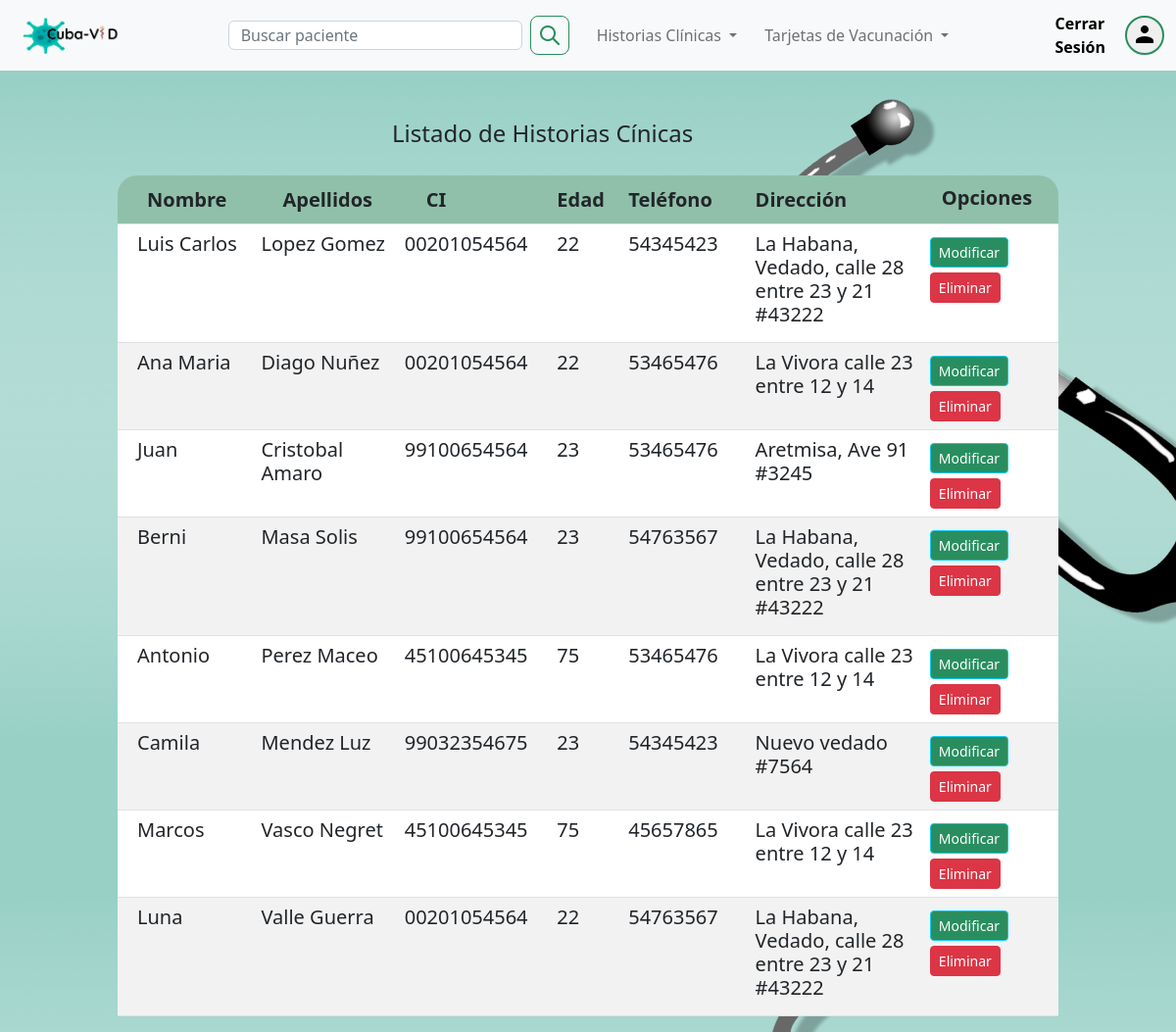
Page /listaHC/ (signed in) on the committed database.
### app/models.py (models this page shows, shortened)
class HC(models.Model):
    nombre = models.CharField(max_length=30)
    apellidos = models.CharField(max_length=30)
    CI = models.CharField(max_length=11)
    edad = models.IntegerField()
    sexo = models.IntegerField(choices=opciones_sexo)
    telefono = models.CharField(max_length=10)
    direccion = models.CharField(max_length=50)
    descripcion = models.TextField()

### app/views.py (the view)
# urls.py: path('listaHC/', listaHC, name="listaHC"),
@permission_required('app.view_hc')
def listaHC(request):
    historias = HC.objects.all()
    data = {
        'historias': historias
    }
    return render(request, 'app/listarHistoriaClinica.html', data)

### app/templates/app/listarHistoriaClinica.html (shortened to what this page needs)
{% extends 'app/base.html' %}
{% load static %}
{% block contenido %}
{% block css %}
<link rel="stylesheet" href="/CubaVID/app/static/app/css/Crear_HC.css">
<link href="https://cdn.jsdelivr.net/npm/bootstrap@5.2.2/dist/css/bootstrap.min.css" rel="stylesheet">
{% endblock %}
<body style="background-color: #b7eeea;">
<div class="title_conteiner" style="display: grid; grid-template-columns: 1fr 1fr 2fr 1fr 1fr;">
    <h4 style="margin-top: 50px; grid-area: 1/3/2/4; ">Listado de Historias Cínicas</h4>
  </div>
   <div class="story_list" style="display: grid; grid-template-columns: 1fr 4fr 4fr 1fr;">
      <table class="table table-striped table-hover table-responsive-sm" style="margin-top: 20px; grid-area: 2/2/4/4;">
        <tr>
            <th class="fila_one" style="font-size: 20px; height: 50px; padding-top: 10px; width: 200px; padding-left: 30px; background-color: #98cab3; border-top-left-radius: 20px;">Nombre</th>
            <th class="fila_one" style="font-size: 20px; height: 50px; padding-top: 10px;width: 200px; padding-left: 30px; background-color: #98cab3;">Apellidos</th>
            <th class="fila_one"style="font-size: 20px; height: 50px; padding-top: 10px;width: 200px; padding-left: 30px; background-color: #98cab3;">CI</th>
            <th class="fila_one" style="font-size: 20px; height: 50px; padding-top: 10px;width: 100px; background-color: #98cab3;">Edad</th>
            <th class="fila_one" style="font-size: 20px; height: 50px; padding-top: 10px;width: 200px;background-color: #98cab3;">Teléfono</th>
            <th class="fila_one" style="font-size: 20px; height: 50px; padding-top: 10px;width: 400px;background-color: #98cab3; ">Dirección</th>
            {% if perms.app.change_hc %}
            <th class="fila_one" style="padding-left: 10px; font-size: 20px; height: 50px; padding-left: 20px;width: 200px;background-color: #98cab3; border-top-right-radius: 20px;">Opciones</th>
            {% endif %}
        </tr>
        {% for p in historias %}
        <tr>
            <td style=" height: 50px; font-size: 18px; padding-left: 20px;background-color: white;"><h5>{{ p.nombre | title }}</h5></td>
            <td style="height: 50px; font-size: 18px; background-color: white;"><h5>{{ p.apellidos | title }}</h5></td>
            <td style="height: 50px; font-size: 18px; background-color: white;"><h5>{{ p.CI }}</h5></td>
            <td style="height: 50px; font-size: 18px; background-color: white;"><h5>{{ p.edad }}</h5></td>
            <td style="height: 50px; font-size: 18px; background-color: white;"><h5>{{p.telefono}}</h5></td>
            <td style="height: 50px; font-size: 18px; background-color: white;"><h5>{{p.direccion}}</h5></td>
            {% if perms.app.change_hc %}
            <td  style="height: 50px; font-size: 18px; background-color: white;">
              <a href="{% url 'modificarHC' p.id %}" class="btn btn-info btn-sm"style="background-color:  hsl(152, 55%, 36%);margin-top: 5px; color: white;">Modificar</a>
            {% endif %}
            {% if perms.app.delete_hc %}
              <a href="#" onclick="eliminarHC({{p.id}})" class="btn btn-danger btn-sm" style="margin-top: 5px;">Eliminar</a>
            {% endif %}
            </td>
        </tr>
        {% endfor %}
      </table>
   </div>
  </body>
{% endblock %}

### app/templates/app/base.html (shortened to what this page needs)
<!DOCTYPE html>
<html lang="en">
<head>
    {% load static %}
    <link href="https://cdn.jsdelivr.net/npm/bootstrap@5.0.2/dist/css/bootstrap.min.css" rel="stylesheet">
    {% block css %}
    {% endblock %}
    <link rel="stylesheet" href="{% static 'app/css/style.css' %}">
</head>
<body class="body_princial_page" style="background-color: #b7eeea;">
  <section class="form-principal">
    <nav class="navbar navbar-expand-lg navbar-light bg-light">
      <div class="container-fluid">
        <a href="{% url 'home' %}"><img class="logo" src="{% static 'app/img/Logo.png' %}" alt="logo"></a>
            <div class="container-fluid navbar">
              <form class="d-flex" role="search">
                <input class="form-control me-2" type="search" placeholder="Buscar paciente" aria-label="Search">
                <button class="button_search"><img src="{% static 'app/icons/search_green.png' %}" alt=""></button>
              </form>
            </div>
        <div class="collapse navbar-collapse" id="navbarNavDarkDropdown" style="margin-right: 100px;">
          <ul class="navbar-nav">
            <li class="nav-item dropdown">
              <a class="nav-link dropdown-toggle" href="#" role="button" data-bs-toggle="dropdown" aria-expanded="false" style="padding-right: 20px;">
                Historias Clínicas
              </a>
            </li>
          </ul>
          <ul class="navbar-nav">
            <li class="nav-item dropdown">
              {% if perms.app.add_tv %}
              <a class="nav-link dropdown-toggle" href="#" role="button" data-bs-toggle="dropdown" aria-expanded="false">
                Tarjetas de Vacunación
                {% endif %}
              </a>
            </li>
          </ul>
        </div>
      {% if user.is_authenticated %}
      <li style="list-style: none;">
        <a href="{% url 'logout' %}" style="text-decoration: none;color: black; padding-right: 20px; font-weight: 600;">Cerrar Sesión</a>
      </li>
      <li style="list-style: none;">
        <button class="account_button"><a href="{% url 'profile' %}" style="text-decoration: none;"><img src="{% static 'app/icons/icons8-user-24.png' %}" style="padding-bottom: 5px;" alt=""></a></button></div>
      {% endif %}
    </nav>
  </section>
  <div class="contenedor_pag_principal">
    {% block contenido %}
    {% endblock %}
  </div>
</body>
</html>

### app/static/app/css/Crear_HC.css (style rules this page uses)
* { margin: 0; padding: 0; box-sizing: border-box; }
.logo { width: 100px; margin-left: 10px; margin-right: 10px; }
.container-fluid .navbar { display: flex; align-items: center; justify-content: flex-end; }
.container-fluid .navbar .d-flex { margin-right: 20px; }
.container-fluid .navbar .d-flex input { height: 30px; width: 300px; align-self: center; }
.button_search { border: 1px solid #298e5f; border-radius: 8px; background-color: transparent; width: 40px; height: 40px; padding-top: 1px; padding-bottom: 2px; }
.account_button { width: 40px; height: 40px; border: 2px solid #298e5f; border-radius: 150px; font-size: 20px; color: #298e5f; font-weight: bold; }
form { display: grid; grid-template-columns: 1fr 1fr; }

### app/static/app/css/style.css (style rules this page uses)
* { margin: 0; padding: 0; box-sizing: border-box; }
.logo { width: 100px; margin-left: 10px; margin-right: 10px; }
.container-fluid .navbar { display: flex; align-items: center; justify-content: flex-end; }
.container-fluid .navbar .d-flex { margin-right: 20px; }
.container-fluid .navbar .d-flex input { height: 30px; width: 300px; align-self: center; }
.button_search { border: none; border-radius: 8px; background-color: transparent; width: 40px; height: 40px; padding-top: 1px; padding-bottom: 2px; }
.account_button { width: 40px; height: 40px; border: 2px solid #298e5f; border-radius: 150px; font-size: 20px; color: #298e5f; font-weight: bold; }
.body_princial_page { background-image: url("./img/fondo_2.png"); }

### rows in the picture
HC: nombre "Luis Carlos", apellidos "Lopez Gomez", CI "00201054564", edad "22", telefono "54345423", direccion "La Habana, Vedado, calle 28 entre 23 y 21 #43222"
HC: nombre "Ana Maria", apellidos "Diago Nuñez", CI "00201054564", edad "22", telefono "53465476", direccion "La Vivora calle 23 entre 12 y 14"
HC: nombre "Juan", apellidos "Cristobal Amaro", CI "99100654564", edad "23", telefono "53465476", direccion "Aretmisa, Ave 91 #3245"
HC: nombre "Berni", apellidos "Masa Solis", CI "99100654564", edad "23", telefono "54763567", direccion "La Habana, Vedado, calle 28 entre 23 y 21 #43222"
HC: nombre "Antonio", apellidos "Perez Maceo", CI "45100645345", edad "75", telefono "53465476", direccion "La Vivora calle 23 entre 12 y 14"
HC: nombre "Camila", apellidos "Mendez Luz", CI "99032354675", edad "23", telefono "54345423", direccion "Nuevo vedado #7564"
HC: nombre "Marcos", apellidos "Vasco Negret", CI "45100645345", edad "75", telefono "45657865", direccion "La Vivora calle 23 entre 12 y 14"
HC: nombre "Luna", apellidos "Valle Guerra", CI "00201054564", edad "22", telefono "54763567", direccion "La Habana, Vedado, calle 28 entre 23 y 21 #43222"
